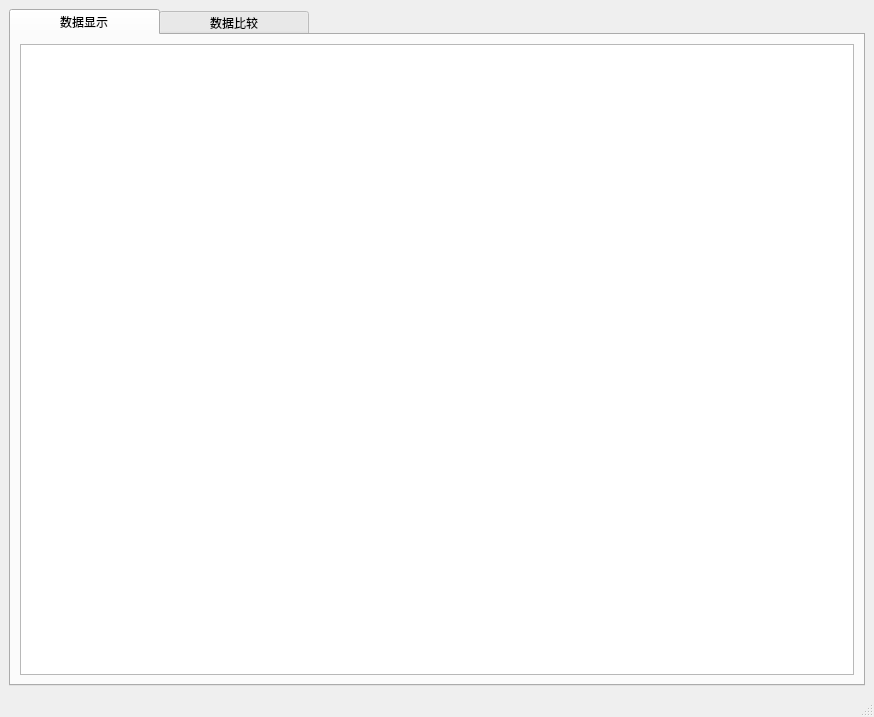
<?xml version="1.0" encoding="UTF-8"?>
<ui version="4.0">
 <class>MainWindow</class>
 <widget class="QMainWindow" name="MainWindow">
  <property name="geometry">
   <rect>
    <x>0</x>
    <y>0</y>
    <width>874</width>
    <height>717</height>
   </rect>
  </property>
  <property name="windowTitle">
   <string>MainWindow</string>
  </property>
  <widget class="QWidget" name="centralwidget">
   <layout class="QHBoxLayout" name="horizontalLayout">
    <item>
     <widget class="QTabWidget" name="tabWidget">
      <property name="styleSheet">
       <string notr="true">QTabBar::tab{width:150}</string>
      </property>
      <property name="currentIndex">
       <number>0</number>
      </property>
      <widget class="QWidget" name="tab_3">
       <attribute name="title">
        <string>数据显示</string>
       </attribute>
       <layout class="QHBoxLayout" name="horizontalLayout_2">
        <item>
         <widget class="QGraphicsView" name="graphicsView"/>
        </item>
       </layout>
      </widget>
      <widget class="QWidget" name="tab_4">
       <attribute name="title">
        <string>数据比较</string>
       </attribute>
       <layout class="QHBoxLayout" name="horizontalLayout_3">
        <item>
         <widget class="QTableView" name="tableView"/>
        </item>
       </layout>
      </widget>
     </widget>
    </item>
   </layout>
  </widget>
  <widget class="QMenuBar" name="menubar">
   <property name="geometry">
    <rect>
     <x>0</x>
     <y>0</y>
     <width>874</width>
     <height>23</height>
    </rect>
   </property>
  </widget>
  <widget class="QStatusBar" name="statusbar"/>
 </widget>
 <resources/>
 <connections/>
</ui>
